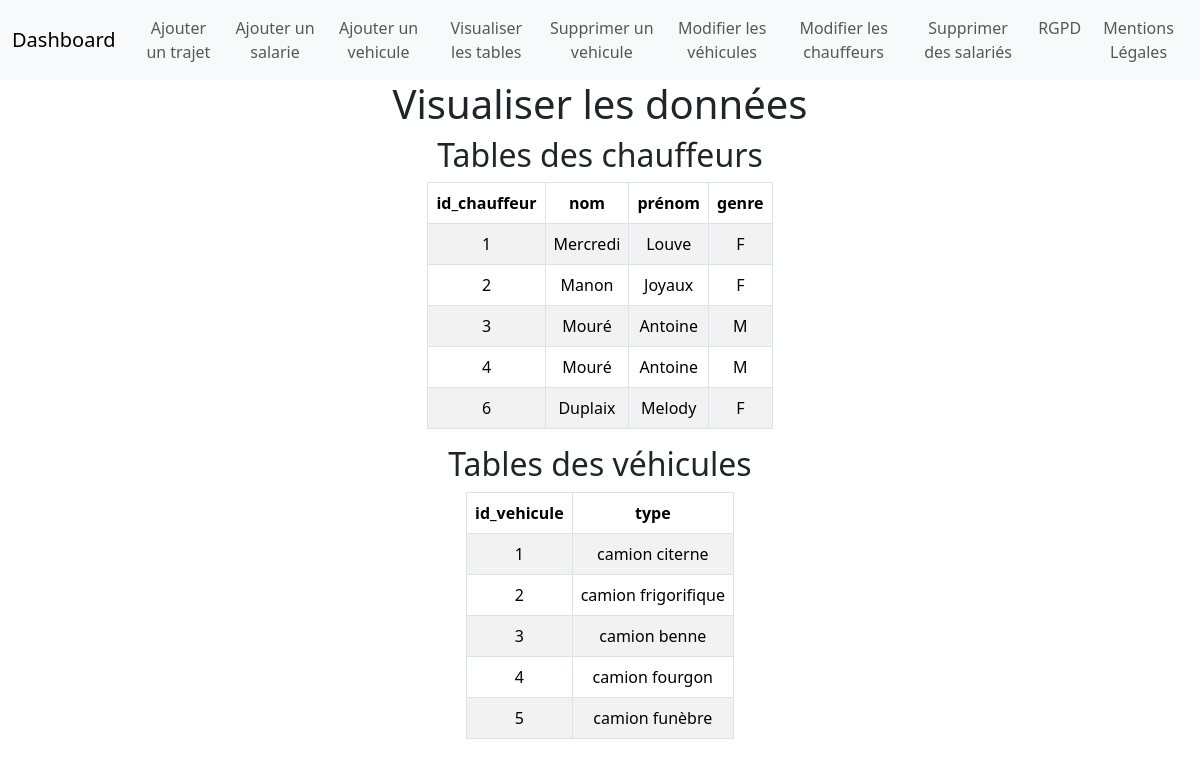
Screenshot of /visualiser-donnees with the database file from the repository.
### tables this page shows
CREATE TABLE chauffeurs(
   id_chauffeur INTEGER PRIMARY KEY,
   nom VARCHAR(50) NOT NULL,
   prenom VARCHAR(50) NOT NULL,
   genre VARCHAR(2) NOT NULL
);

CREATE TABLE vehicules(
   id_vehicule INTEGER PRIMARY KEY,
   type VARCHAR(50) NOT NULL
);

### app.py (the view)
@app.route("/visualiser-donnees")
def f_visualiser_donnees():
    df_chauffeurs = recuperer_table_chauffeur()
    taille_df_chauffeur = df_chauffeurs.shape[0]
    table_vehicule = recuperer_table_vehicule()
    taille_df_vehicule = table_vehicule.shape[0]
    return render_template("t_visualiser_donnees.html", t_chauffeurs = df_chauffeurs, t_vehicule = table_vehicule, t_taille_df_chauffeur = taille_df_chauffeur, t_taille_df_vehicule=taille_df_vehicule)

### lib/database.py (called while the page is built)
def recuperer_table_chauffeur():
    connexion = sqlite3.connect("toutroule.db")
    table_chauffeurs = pd.read_sql_query("SELECT * FROM chauffeurs", connexion)
    connexion.commit()
    connexion.close()
    return table_chauffeurs

def recuperer_table_vehicule():
    connexion = sqlite3.connect("toutroule.db")
    table_vehicule = pd.read_sql_query("SELECT * FROM vehicules", connexion)
    connexion.commit()
    connexion.close()
    return table_vehicule

### templates/t_visualiser_donnees.html (shortened to what this page needs)
{% extends "t_base.html" %}
{% set styles = "static/css/style_error.css" %}
{% block content %}
<h1 style="text-align: center;">Visualiser les données</h1>
<h2 style="text-align: center;">Tables des chauffeurs</h2>
<table class="table table-striped table-hover table-bordered" style="width: fit-content; justify-content: center; margin-left: auto; margin-right: auto">
    <thead>
        <tr>
            <th>id_chauffeur</th>
            <th>nom</th>
            <th>prénom</th>
            <th>genre</th>
        </tr>
    </thead>
    <tbody>
        {% for num in range(t_taille_df_chauffeur) %}
        <tr>
            <td>{{ t_chauffeurs["id_chauffeur"][num] }}</td>
            <td>{{ t_chauffeurs["nom"][num] }}</td>
            <td>{{ t_chauffeurs["prenom"][num] }}</td>
            <td>{{t_chauffeurs["genre"][num]}}</td>
        </tr>
        {% endfor %}
    </tbody>
</table>
<h2 style="text-align: center;">Tables des véhicules</h2>
<table class="table table-striped table-hover table-bordered" style="width: fit-content; justify-content: center; margin-left: auto; margin-right: auto">
    <thead>
        <tr>
            <th>id_vehicule</th>
            <th>type</th>
        </tr>
    </thead>
    <tbody>
        {% for num in range(t_taille_df_vehicule) %}
        <tr>
            <td>{{ t_vehicule["id_vehicule"][num] }}</td>
            <td>{{ t_vehicule["type"][num] }}</td>
        </tr>
        {% endfor %}
    </tbody>
</table>
{% endblock %}

### templates/t_base.html (shortened to what this page needs)
<!DOCTYPE html>
<html lang="fr">
<head>
    <link href="https://cdn.jsdelivr.net/npm/bootstrap@5.3.2/dist/css/bootstrap.min.css" rel="stylesheet">
    <link rel="stylesheet" href="{{ styles|default('') }}">
</head>
<body>
    <nav class="navbar navbar-expand-lg bg-body-tertiary">
        <div class="container-fluid">
          <a class="navbar-brand" href="/">Dashboard</a>
          <div class="collapse navbar-collapse" id="navbarNavAltMarkup">
            <div class="navbar-nav">
              <a class="nav-link " aria-current="page" href="/formulaire-saisie">Ajouter un trajet</a>
              <a class="nav-link" href="/ajouter-salarie">Ajouter un salarie</a>
              <a class="nav-link" href="/ajouter-vehicule">Ajouter un vehicule</a>
              <a class="nav-link" href="/visualiser-donnees">Visualiser les tables</a>
              <a class="nav-link" href="/supprimer-vehicule">Supprimer un vehicule</a>
              <a class="nav-link" href="/modifier_vehicule">Modifier les véhicules</a>
              <a class="nav-link" href="/modifier-chauffeur">Modifier les chauffeurs</a>
              <a class="nav-link" href="/supprimer-salarie">Supprimer des salariés</a>
              <a class="nav-link" href="/rgpd">RGPD</a>
              <a class="nav-link" href="/mentions-legales">Mentions Légales</a>
            </div>
          </div>
        </div>
      </nav>
    {% block content %}
    {% endblock %}
</body>
</html>

### static/css/style_error.css (style rules this page uses)
a { text-align: center; text-decoration: underline; }
body { text-align: center; }

### rows the page displays
chauffeurs: nom "Mercredi", prenom "Louve"
chauffeurs: nom "Manon", prenom "Joyaux"
chauffeurs: nom "Mouré", prenom "Antoine"
chauffeurs: nom "Mouré", prenom "Antoine"
chauffeurs: nom "Duplaix", prenom "Melody"
vehicules: type "camion citerne"
vehicules: type "camion frigorifique"
vehicules: type "camion benne"
vehicules: type "camion fourgon"
vehicules: type "camion funèbre"

### other values shown
{{ t_chauffeurs["id_chauffeur"][num] }} "1" "2" "3" "4" "6"
{{ t_chauffeurs["genre"][num] }} "F" "F" "M" "M" "F"
{{ t_vehicule["id_vehicule"][num] }} "1" "2" "3" "4" "5"
